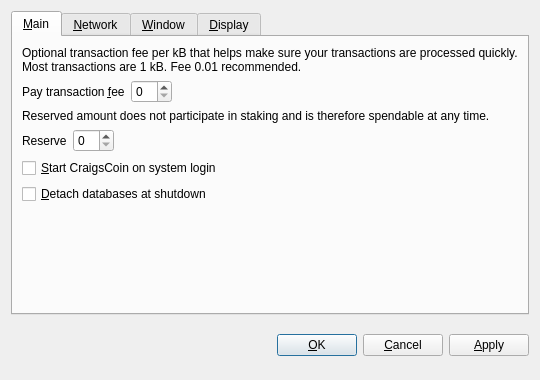
<?xml version="1.0" encoding="UTF-8"?>
<ui version="4.0">
 <class>OptionsDialog</class>
 <widget class="QDialog" name="OptionsDialog">
  <property name="geometry">
   <rect>
    <x>0</x>
    <y>0</y>
    <width>540</width>
    <height>380</height>
   </rect>
  </property>
  <property name="windowTitle">
   <string>Options</string>
  </property>
  <property name="modal">
   <bool>true</bool>
  </property>
  <layout class="QVBoxLayout" name="verticalLayout">
   <item>
    <widget class="QTabWidget" name="tabWidget">
     <property name="tabPosition">
      <enum>QTabWidget::North</enum>
     </property>
     <property name="currentIndex">
      <number>0</number>
     </property>
     <widget class="QWidget" name="tabMain">
      <attribute name="title">
       <string>&amp;Main</string>
      </attribute>
      <layout class="QVBoxLayout" name="verticalLayout_Main">
       <item>
        <widget class="QLabel" name="transactionFeeInfoLabel">
         <property name="text">
          <string>Optional transaction fee per kB that helps make sure your transactions are processed quickly. Most transactions are 1 kB. Fee 0.01 recommended.</string>
         </property>
         <property name="textFormat">
          <enum>Qt::PlainText</enum>
         </property>
         <property name="wordWrap">
          <bool>true</bool>
         </property>
        </widget>
       </item>
       <item>
        <layout class="QHBoxLayout" name="horizontalLayoutFee">
         <item>
          <widget class="QLabel" name="transactionFeeLabel">
           <property name="text">
            <string>Pay transaction &amp;fee</string>
           </property>
           <property name="textFormat">
            <enum>Qt::PlainText</enum>
           </property>
           <property name="buddy">
            <cstring>transactionFee</cstring>
           </property>
          </widget>
         </item>
         <item>
          <widget class="BitcoinAmountField" name="transactionFee"/>
         </item>
         <item>
          <spacer name="horizontalSpacerFee">
           <property name="orientation">
            <enum>Qt::Horizontal</enum>
           </property>
           <property name="sizeHint" stdset="0">
            <size>
             <width>40</width>
             <height>20</height>
            </size>
           </property>
          </spacer>
         </item>
        </layout>
       </item>
       <item>
        <widget class="QLabel" name="reserveBalanceInfoLabel">
         <property name="text">
          <string>Reserved amount does not participate in staking and is therefore spendable at any time.</string>
         </property>
         <property name="textFormat">
          <enum>Qt::PlainText</enum>
         </property>
         <property name="wordWrap">
          <bool>true</bool>
         </property>
        </widget>
       </item>
       <item>
        <layout class="QHBoxLayout" name="horizontalLayoutReserveBalance">
         <item>
          <widget class="QLabel" name="reserveBalanceLabel">
           <property name="text">
            <string>Reserve</string>
           </property>
           <property name="textFormat">
            <enum>Qt::PlainText</enum>
           </property>
           <property name="buddy">
            <cstring>reserveBalance</cstring>
           </property>
          </widget>
         </item>
         <item>
          <widget class="BitcoinAmountField" name="reserveBalance"/>
         </item>
         <item>
          <spacer name="horizontalSpacerReserveBalance">
           <property name="orientation">
            <enum>Qt::Horizontal</enum>
           </property>
           <property name="sizeHint" stdset="0">
            <size>
             <width>40</width>
             <height>20</height>
            </size>
           </property>
          </spacer>
         </item>
        </layout>
       </item>
       <item>
        <widget class="QCheckBox" name="bitcoinAtStartup">
         <property name="toolTip">
          <string>Automatically start CraigsCoin after logging in to the system.</string>
         </property>
         <property name="text">
          <string>&amp;Start CraigsCoin on system login</string>
         </property>
        </widget>
       </item>
       <item>
        <widget class="QCheckBox" name="detachDatabases">
         <property name="toolTip">
          <string>Detach block and address databases at shutdown. This means they can be moved to another data directory, but it slows down shutdown. The wallet is always detached.</string>
         </property>
         <property name="text">
          <string>&amp;Detach databases at shutdown</string>
         </property>
        </widget>
       </item>
       <item>
        <spacer name="verticalSpacer_Main">
         <property name="orientation">
          <enum>Qt::Vertical</enum>
         </property>
         <property name="sizeHint" stdset="0">
          <size>
           <width>20</width>
           <height>40</height>
          </size>
         </property>
        </spacer>
       </item>
      </layout>
     </widget>
     <widget class="QWidget" name="tabNetwork">
      <attribute name="title">
       <string>&amp;Network</string>
      </attribute>
      <layout class="QVBoxLayout" name="verticalLayout_Network">
       <item>
        <widget class="QCheckBox" name="mapPortUpnp">
         <property name="toolTip">
          <string>Automatically open the CraigsCoin client port on the router. This only works when your router supports UPnP and it is enabled.</string>
         </property>
         <property name="text">
          <string>Map port using &amp;UPnP</string>
         </property>
        </widget>
       </item>
       <item>
        <widget class="QCheckBox" name="connectSocks">
         <property name="toolTip">
          <string>Connect to the CraigsCoin network through a SOCKS proxy (e.g. when connecting through Tor).</string>
         </property>
         <property name="text">
          <string>&amp;Connect through SOCKS proxy:</string>
         </property>
        </widget>
       </item>
       <item>
        <layout class="QHBoxLayout" name="horizontalLayout_Network">
         <item>
          <widget class="QLabel" name="proxyIpLabel">
           <property name="text">
            <string>Proxy &amp;IP:</string>
           </property>
           <property name="textFormat">
            <enum>Qt::PlainText</enum>
           </property>
           <property name="buddy">
            <cstring>proxyIp</cstring>
           </property>
          </widget>
         </item>
         <item>
          <widget class="QValidatedLineEdit" name="proxyIp">
           <property name="maximumSize">
            <size>
             <width>140</width>
             <height>16777215</height>
            </size>
           </property>
           <property name="toolTip">
            <string>IP address of the proxy (e.g. 127.0.0.1)</string>
           </property>
          </widget>
         </item>
         <item>
          <widget class="QLabel" name="proxyPortLabel">
           <property name="text">
            <string>&amp;Port:</string>
           </property>
           <property name="textFormat">
            <enum>Qt::PlainText</enum>
           </property>
           <property name="buddy">
            <cstring>proxyPort</cstring>
           </property>
          </widget>
         </item>
         <item>
          <widget class="QLineEdit" name="proxyPort">
           <property name="maximumSize">
            <size>
             <width>55</width>
             <height>16777215</height>
            </size>
           </property>
           <property name="toolTip">
            <string>Port of the proxy (e.g. 9050)</string>
           </property>
          </widget>
         </item>
         <item>
          <widget class="QLabel" name="socksVersionLabel">
           <property name="text">
            <string>SOCKS &amp;Version:</string>
           </property>
           <property name="textFormat">
            <enum>Qt::PlainText</enum>
           </property>
           <property name="buddy">
            <cstring>socksVersion</cstring>
           </property>
          </widget>
         </item>
         <item>
          <widget class="QValueComboBox" name="socksVersion">
           <property name="toolTip">
            <string>SOCKS version of the proxy (e.g. 5)</string>
           </property>
          </widget>
         </item>
         <item>
          <spacer name="horizontalSpacer_Network">
           <property name="orientation">
            <enum>Qt::Horizontal</enum>
           </property>
           <property name="sizeHint" stdset="0">
            <size>
             <width>40</width>
             <height>20</height>
            </size>
           </property>
          </spacer>
         </item>
        </layout>
       </item>
       <item>
        <spacer name="verticalSpacer_Network">
         <property name="orientation">
          <enum>Qt::Vertical</enum>
         </property>
         <property name="sizeHint" stdset="0">
          <size>
           <width>20</width>
           <height>40</height>
          </size>
         </property>
        </spacer>
       </item>
      </layout>
     </widget>
     <widget class="QWidget" name="tabWindow">
      <attribute name="title">
       <string>&amp;Window</string>
      </attribute>
      <layout class="QVBoxLayout" name="verticalLayout_Window">
       <item>
        <widget class="QCheckBox" name="minimizeToTray">
         <property name="toolTip">
          <string>Show only a tray icon after minimizing the window.</string>
         </property>
         <property name="text">
          <string>&amp;Minimize to the tray instead of the taskbar</string>
         </property>
        </widget>
       </item>
       <item>
        <widget class="QCheckBox" name="minimizeOnClose">
         <property name="toolTip">
          <string>Minimize instead of exit the application when the window is closed. When this option is enabled, the application will be closed only after selecting Quit in the menu.</string>
         </property>
         <property name="text">
          <string>M&amp;inimize on close</string>
         </property>
        </widget>
       </item>
       <item>
        <spacer name="verticalSpacer_Window">
         <property name="orientation">
          <enum>Qt::Vertical</enum>
         </property>
         <property name="sizeHint" stdset="0">
          <size>
           <width>20</width>
           <height>40</height>
          </size>
         </property>
        </spacer>
       </item>
      </layout>
     </widget>
     <widget class="QWidget" name="tabDisplay">
      <attribute name="title">
       <string>&amp;Display</string>
      </attribute>
      <layout class="QVBoxLayout" name="verticalLayout_Display">
       <item>
        <layout class="QHBoxLayout" name="horizontalLayout_1_Display">
         <item>
          <widget class="QLabel" name="langLabel">
           <property name="text">
            <string>User Interface &amp;language:</string>
           </property>
           <property name="textFormat">
            <enum>Qt::PlainText</enum>
           </property>
           <property name="buddy">
            <cstring>lang</cstring>
           </property>
          </widget>
         </item>
         <item>
          <widget class="QValueComboBox" name="lang">
           <property name="toolTip">
            <string>The user interface language can be set here. This setting will take effect after restarting CraigsCoin.</string>
           </property>
          </widget>
         </item>
        </layout>
       </item>
       <item>
        <layout class="QHBoxLayout" name="horizontalLayout_2_Display">
         <item>
          <widget class="QLabel" name="unitLabel">
           <property name="text">
            <string>&amp;Unit to show amounts in:</string>
           </property>
           <property name="textFormat">
            <enum>Qt::PlainText</enum>
           </property>
           <property name="buddy">
            <cstring>unit</cstring>
           </property>
          </widget>
         </item>
         <item>
          <widget class="QValueComboBox" name="unit">
           <property name="toolTip">
            <string>Choose the default subdivision unit to show in the interface and when sending coins.</string>
           </property>
          </widget>
         </item>
        </layout>
       </item>
       <item>
        <widget class="QCheckBox" name="displayAddresses">
         <property name="toolTip">
          <string>Whether to show CraigsCoin addresses in the transaction list or not.</string>
         </property>
         <property name="text">
          <string>&amp;Display addresses in transaction list</string>
         </property>
        </widget>
       </item>
       <item>
        <widget class="QCheckBox" name="coinControlFeatures">
         <property name="toolTip">
          <string>Whether to show coin control features or not.</string>
         </property>
         <property name="text">
          <string>Display coin &amp;control features (experts only!)</string>
         </property>
        </widget>
       </item>
       <item>
        <spacer name="verticalSpacer_Display">
         <property name="orientation">
          <enum>Qt::Vertical</enum>
         </property>
         <property name="sizeHint" stdset="0">
          <size>
           <width>20</width>
           <height>40</height>
          </size>
         </property>
        </spacer>
       </item>
      </layout>
     </widget>
    </widget>
   </item>
   <item>
    <layout class="QHBoxLayout" name="horizontalLayout_Buttons">
     <item>
      <spacer name="horizontalSpacer_1">
       <property name="orientation">
        <enum>Qt::Horizontal</enum>
       </property>
       <property name="sizeHint" stdset="0">
        <size>
         <width>40</width>
         <height>48</height>
        </size>
       </property>
      </spacer>
     </item>
     <item>
      <widget class="QLabel" name="statusLabel">
       <property name="font">
        <font>
         <weight>75</weight>
         <bold>true</bold>
        </font>
       </property>
       <property name="text">
        <string/>
       </property>
       <property name="textFormat">
        <enum>Qt::PlainText</enum>
       </property>
       <property name="wordWrap">
        <bool>true</bool>
       </property>
      </widget>
     </item>
     <item>
      <spacer name="horizontalSpacer_2">
       <property name="orientation">
        <enum>Qt::Horizontal</enum>
       </property>
       <property name="sizeHint" stdset="0">
        <size>
         <width>40</width>
         <height>48</height>
        </size>
       </property>
      </spacer>
     </item>
     <item>
      <widget class="QPushButton" name="okButton">
       <property name="text">
        <string>&amp;OK</string>
       </property>
      </widget>
     </item>
     <item>
      <widget class="QPushButton" name="cancelButton">
       <property name="text">
        <string>&amp;Cancel</string>
       </property>
       <property name="autoDefault">
        <bool>false</bool>
       </property>
      </widget>
     </item>
     <item>
      <widget class="QPushButton" name="applyButton">
       <property name="text">
        <string>&amp;Apply</string>
       </property>
       <property name="autoDefault">
        <bool>false</bool>
       </property>
      </widget>
     </item>
    </layout>
   </item>
  </layout>
 </widget>
 <customwidgets>
  <customwidget>
   <class>BitcoinAmountField</class>
   <extends>QSpinBox</extends>
   <header>bitcoinamountfield.h</header>
  </customwidget>
  <customwidget>
   <class>QValueComboBox</class>
   <extends>QComboBox</extends>
   <header>qvaluecombobox.h</header>
  </customwidget>
  <customwidget>
   <class>QValidatedLineEdit</class>
   <extends>QLineEdit</extends>
   <header>qvalidatedlineedit.h</header>
  </customwidget>
 </customwidgets>
 <resources/>
 <connections/>
</ui>
